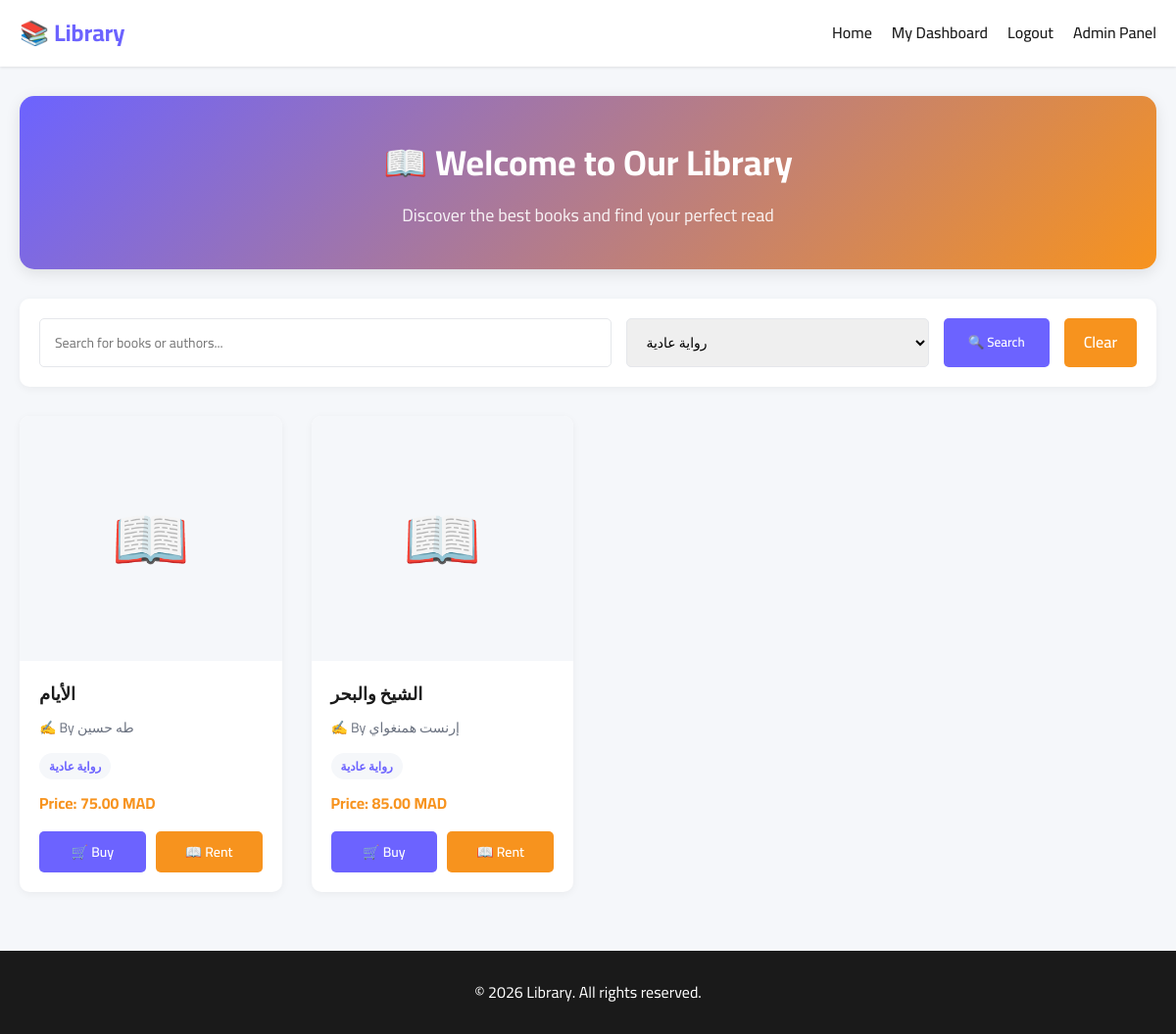
The page /views/catalogue.php?type_id=1 (signed in) on the database its author committed.
### tables this page shows
CREATE TABLE books (
    book_id INT AUTO_INCREMENT PRIMARY KEY,
    title VARCHAR(255) NOT NULL,
    author VARCHAR(150) NOT NULL,
    type_id INT NOT NULL,
    cover_image VARCHAR(500),
    description TEXT,
    price_buy DECIMAL(10,2) NOT NULL,
    price_rental DECIMAL(10,2),
    available_buy BOOLEAN DEFAULT TRUE,
    available_rental BOOLEAN DEFAULT FALSE,
    created_at DATETIME DEFAULT CURRENT_TIMESTAMP,
    FOREIGN KEY (type_id) REFERENCES book_types(type_id) ON DELETE RESTRICT
);

CREATE TABLE book_types (
    type_id INT AUTO_INCREMENT PRIMARY KEY,
    type_name VARCHAR(100) NOT NULL UNIQUE,
    created_at DATETIME DEFAULT CURRENT_TIMESTAMP
);

### core/functions.php (called while the page is built, shortened)
<?php
require_once __DIR__ . '/db.php';
function isLoggedIn() {
    return isset($_SESSION['user_id']);
}
function sanitize($data) {
    return htmlspecialchars(trim((string)$data), ENT_QUOTES, 'UTF-8');
}
function formatPrice($price) {
    return number_format($price, 2, '.', '') . ' MAD';
}
function getAllTypes() {
    global $pdo;
    $stmt = $pdo->query("SELECT * FROM book_types ORDER BY type_name ASC");
    return $stmt->fetchAll();
}
function getAllBooks($search = '', $type_id = '') {
    global $pdo;
    $query = "SELECT b.*, bt.type_name
              FROM books b
              JOIN book_types bt ON b.type_id = bt.type_id
              WHERE (b.available_buy = TRUE OR b.available_rental = TRUE)";
    $params = [];
    if (!empty($type_id)) {
        $query .= " AND b.type_id = ?";
        $params[] = $type_id;
    }
    $query .= " ORDER BY b.created_at DESC";
    $stmt = $pdo->prepare($query);
    $stmt->execute($params);
    return $stmt->fetchAll();
}

### views/catalogue.php (the view, shortened to what this page needs)
<?php
require_once '../core/functions.php';
$search = sanitize($_GET['search'] ?? '');
$type_id = sanitize($_GET['type_id'] ?? '');
$books = getAllBooks($search, $type_id);
$types = getAllTypes();
?>
<!DOCTYPE html>
<html lang="en" dir="ltr">
<head>
    <link rel="stylesheet" href="../assets/css/style.css">
</head>
<body>
    <nav class="navbar">
        <div class="container">
            <a href="catalogue.php" class="navbar-brand">📚 Library</a>
            <ul class="navbar-links">
                <li><a href="catalogue.php">Home</a></li>
                <?php if (isLoggedIn()): ?>
                    <li><a href="user_dashboard.php">My Dashboard</a></li>
                    <li><a href="../core/logout.php">Logout</a></li>
                <?php else: ?>
                    <li><a href="login.php" class="btn-login" style="background: var(--primary); color: white; padding: 5px 15px; border-radius: 5px; text-decoration: none;">Login</a></li>
                <?php endif; ?>
                <li><a href="../admin/login.php">Admin Panel</a></li>
            </ul>
        </div>
    </nav>
    <div class="container">
        <div class="hero" style="text-align: center; background: linear-gradient(135deg, var(--primary) 0%, var(--secondary) 100%); color: white; padding: 40px; border-radius: 15px; margin-top: 30px; box-shadow: 0 4px 15px rgba(0,0,0,0.1);">
            <h1 style="font-size: 36px; margin-bottom: 10px; font-weight: 700;">📖 Welcome to Our Library</h1>
            <p style="font-size: 18px; opacity: 0.9;">Discover the best books and find your perfect read</p>
        </div>
    </div>
    <div class="container">
        <form method="GET" action="catalogue.php" class="search-filter">
            <input
                type="text"
                name="search"
                placeholder="Search for books or authors..."
                value="<?php echo htmlspecialchars($search); ?>">
            <select name="type_id">
                <?php foreach ($types as $type): ?>
                    <option value="<?php echo $type['type_id']; ?>"
                        <?php echo ($type_id == $type['type_id']) ? 'selected' : ''; ?>>
                        <?php echo htmlspecialchars($type['type_name']); ?>
                    </option>
                <?php endforeach; ?>
            </select>
            <button type="submit" class="btn btn-primary" style="padding: 10px 25px;">🔍 Search</button>
            <a href="catalogue.php" class="btn btn-secondary" style="padding: 10px 20px; display: flex; align-items: center; justify-content: center; text-decoration: none;">Clear</a>
        </form>
    </div>
    <div class="container">
        <?php if (empty($books)): ?>
            <div style="text-align: center; padding: 60px 20px; background-color: white; border-radius: 10px; margin: 20px 0; box-shadow: 0 2px 8px rgba(0,0,0,0.05);">
                <p style="font-size: 64px; margin-bottom: 15px;">📭</p>
                <p style="font-size: 20px; font-weight: 700; color: var(--dark); margin-bottom: 10px;">No Results Found</p>
                <p style="color: var(--gray);">Try changing your search terms or filters.</p>
            </div>
        <?php else: ?>
            <div class="books-grid" style="display: grid; grid-template-columns: repeat(auto-fill, minmax(250px, 1fr)); gap: 30px; margin-bottom: 50px;">
                <?php foreach ($books as $book): ?>
                    <div class="book-card" style="background: white; border-radius: 10px; overflow: hidden; box-shadow: 0 2px 8px rgba(0,0,0,0.05); display: flex; flex-direction: column; height: 100%; transition: transform 0.2s, box-shadow 0.2s;">
                        <div class="book-card-image" style="height: 250px; background: var(--light); display: flex; align-items: center; justify-content: center; overflow: hidden; font-size: 64px;">
                            <?php if (!empty($book['cover_image'])): ?>
                                <img src="<?php echo htmlspecialchars($book['cover_image']); ?>"
                                     alt="<?php echo htmlspecialchars($book['title']); ?>"
                                     style="width: 100%; height: 100%; object-fit: cover;">
                            <?php else: ?>
                                📖
                            <?php endif; ?>
                        </div>
                        <div class="book-card-body" style="padding: 20px; display: flex; flex-direction: column; flex-grow: 1; text-align: left;">
                            <h3 class="book-card-title" style="font-size: 18px; margin-bottom: 8px; font-weight: 700; color: var(--dark);"><?php echo htmlspecialchars($book['title']); ?></h3>
                            <p class="book-card-author" style="color: var(--gray); font-size: 14px; margin-bottom: 15px;">✍️ By <?php echo htmlspecialchars($book['author']); ?></p>
                            <div style="margin-top: auto;">
                                <span class="book-card-type" style="display: inline-block; background: var(--light); color: var(--primary); padding: 4px 10px; border-radius: 20px; font-size: 12px; font-weight: 600; margin-bottom: 12px;"><?php echo htmlspecialchars($book['type_name']); ?></span>
                                <p class="book-card-price" style="font-size: 16px; font-weight: 700; color: var(--secondary); margin-bottom: 15px;">Price: <?php echo formatPrice($book['price_buy']); ?></p>
                                <div class="book-card-actions" style="display: flex; gap: 10px;">
                                    <form method="GET" action="buy.php" style="flex: 1;">
                                        <button type="submit" class="btn btn-primary" style="width: 100%; padding: 8px 0; border: none; font-weight: 600;">🛒 Buy</button>
                                    </form>
                                    <?php if ($book['available_rental']): ?>
                                        <form method="GET" action="rent.php" style="flex: 1;">
                                            <button type="submit" class="btn btn-secondary" style="width: 100%; padding: 8px 0; border: none; font-weight: 600;">📖 Rent</button>
                                        </form>
                                    <?php endif; ?>
                                </div>
                            </div>
                        </div>
                    </div>
                <?php endforeach; ?>
            </div>
        <?php endif; ?>
    </div>
    <footer class="footer">
        <div class="container">
            <p>&copy; 2026 Library. All rights reserved.</p>
        </div>
    </footer>
</body>
</html>

### assets/css/style.css (style rules this page uses)
:root { --primary: #6c63ff; --secondary: #f7931e; --success: #22c55e; --danger: #ef4444; --warning: #f59e0b; --dark: #1a1a1a; --light: #f5f7fa; --gray: #6b7280; --border: #e5e7eb; }
* { margin: 0; padding: 0; box-sizing: border-box; }
body { font-family: 'Cairo', sans-serif; background-color: var(--light); color: var(--dark); line-height: 1.6; }
.container { max-width: 1200px; margin: 0 auto; padding: 0 20px; }
.navbar { background-color: white; box-shadow: 0 1px 3px rgba(0, 0, 0, 0.1); position: sticky; top: 0; z-index: 100; }
.navbar .container { display: flex; justify-content: space-between; align-items: center; padding: 15px 20px; }
.navbar-brand { font-size: 24px; font-weight: 700; color: var(--primary); text-decoration: none; }
.navbar-links { display: flex; gap: 20px; list-style: none; }
.navbar-links a { color: var(--dark); text-decoration: none; font-weight: 500; transition: color 0.3s; }
.btn { display: inline-block; padding: 10px 20px; border-radius: 5px; text-decoration: none; font-weight: 600; cursor: pointer; border: none; transition: all 0.3s; font-family: 'Cairo', sans-serif; text-align: center; }
.btn-primary { background-color: var(--primary); color: white; }
.btn-secondary { background-color: var(--secondary); color: white; }
.hero { background: linear-gradient(135deg, var(--primary), var(--secondary)); color: white; padding: 60px 20px; text-align: center; border-radius: 10px; margin: 30px 0; }
.hero h1 { font-size: 42px; margin-bottom: 10px; }
.hero p { font-size: 18px; opacity: 0.9; }
.search-filter { background-color: white; padding: 20px; border-radius: 10px; box-shadow: 0 1px 3px rgba(0, 0, 0, 0.1); margin: 20px 0; display: flex; gap: 10px; flex-wrap: wrap; }
.search-filter input, .search-filter select { padding: 10px 15px; border: 1px solid var(--border); border-radius: 5px; font-family: 'Cairo', sans-serif; flex: 1; min-width: 200px; }
.search-filter button { padding: 10px 20px; }
.books-grid { display: grid; grid-template-columns: repeat(auto-fill, minmax(250px, 1fr)); gap: 20px; margin: 30px 0; }
.book-card { background-color: white; border-radius: 10px; overflow: hidden; box-shadow: 0 2px 8px rgba(0, 0, 0, 0.1); transition: all 0.3s; display: flex; flex-direction: column; }
.book-card-image { width: 100%; height: 300px; background-color: var(--light); display: flex; align-items: center; justify-content: center; font-size: 80px; overflow: hidden; }
.book-card-body { padding: 15px; flex-grow: 1; display: flex; flex-direction: column; }
.book-card-title { font-size: 18px; font-weight: 700; margin-bottom: 8px; color: var(--dark); }
.book-card-author { font-size: 14px; color: var(--gray); margin-bottom: 10px; }
.book-card-type { display: inline-block; background-color: var(--primary); color: white; padding: 4px 12px; border-radius: 20px; font-size: 12px; font-weight: 600; margin-bottom: 10px; width: fit-content; }
.book-card-price { font-size: 18px; font-weight: 700; color: var(--secondary); margin-bottom: 15px; flex-grow: 1; }
.book-card-actions { display: flex; gap: 10px; }
.book-card-actions .btn { flex: 1; padding: 8px; font-size: 14px; }
.footer { background-color: var(--dark); color: white; text-align: center; padding: 30px 20px; margin-top: 60px; }

### views/catalogue.php (style rules this page uses)
.navbar-links { display: flex; gap: 20px; list-style: none; flex-direction: row; }
.search-filter { display: flex; gap: 15px; margin: 30px 0; background: white; padding: 20px; border-radius: 10px; box-shadow: 0 2px 8px rgba(0,0,0,0.05); }
.search-filter input, .search-filter select { padding: 10px 15px; border: 1px solid var(--border); border-radius: 5px; font-size: 14px; }
.search-filter input { flex: 2; }
.search-filter select { flex: 1; }

### rows shown on the page
books: title "الأيام", author "طه حسين", type.type_name "رواية عادية", price_buy "75.00 MAD"
books: title "الشيخ والبحر", author "إرنست همنغواي", type.type_name "رواية عادية", price_buy "85.00 MAD"

### other values the page prints
form field type_id "رواية عادية"
